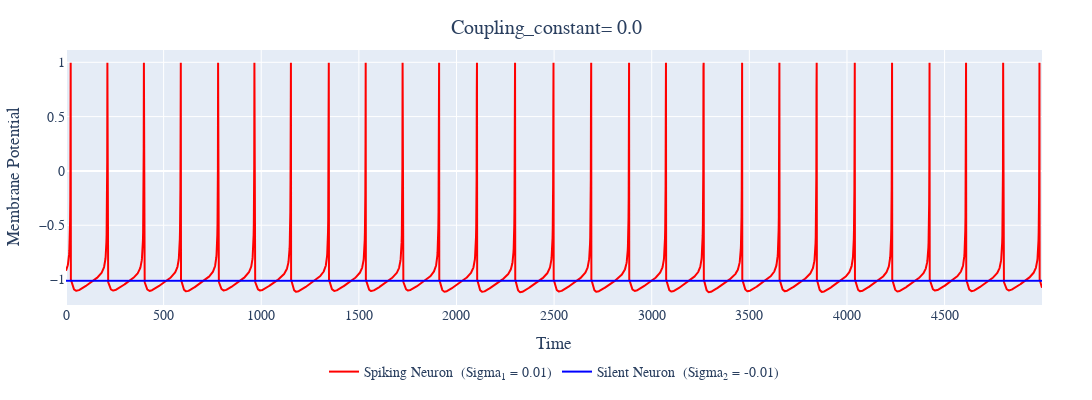
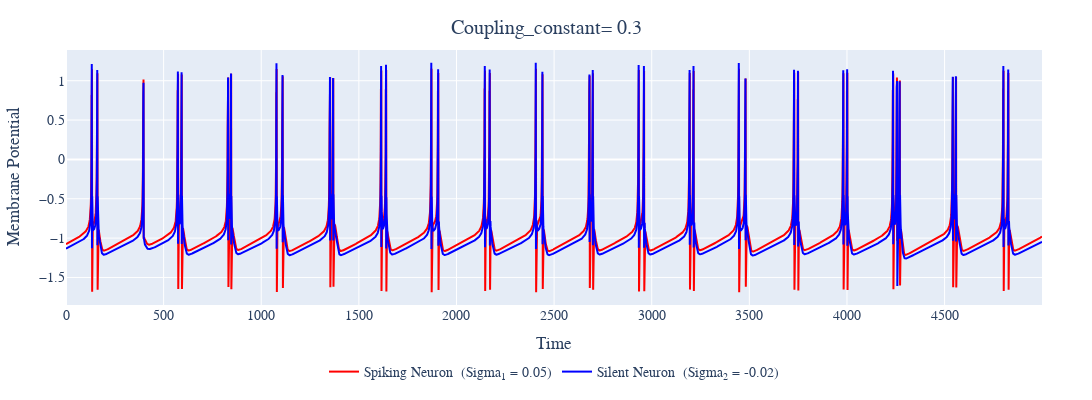

The cell these charts' notebook holds for them, in order:
### Code cell
T = 20000
# time = np.arange(T)
mu = 0.001


#spiking
x1 = -1
y1 = -1
alpha1 = 4
# sigma1 = 0.01

#silent
x2 = -1
y2 = -3
alpha2 = 4 
# sigma2 = 0.01
l = 15000
u = T

time = np.arange(T-l)

# coupling_const = 0.1

def plot_rc(sigma1, sigma2, alpha1, alpha2, coupling_const):
    x1list, y1list, x2list, y2list = coupled_rulkov(x1, y1, x2, y2, mu, alpha1, sigma1, alpha2, sigma2, T, coupling_const) 


    # fig = go.Figure()

    # fig.add_trace(
    #     go.Scatter(x = time[l:u], y = x1list[l:u] , mode = 'lines', name = 'Membrane potential for Spiking Neuron')
    # )


    # fig.add_trace(
    #     go.Scatter(x=time[l:u], y=x2list[l:u], mode='lines', name ='Membrane Potential for Silent Neuron')
    # )

    
    fig = go.Figure()
    fig.add_trace(
        go.Scatter(x=time, y=x1list[l:u], mode='lines', name=(f"Spiking Neuron  (Sigma<sub>1</sub> = {sigma1})") , line = dict(color = "red"  )) 
    )

    fig.add_trace(
        go.Scatter(x=time, y=x2list[l:u], mode='lines', name=(f"Silent Neuron  (Sigma<sub>2</sub> = {sigma2})") , line = dict(color = "blue" ) ) 
        
    )

    # # Add the trace for x1 only
    # fig.add_trace(
    #     go.Scatter(x=time, y=x1list[l:u], mode='lines', name= 'Spiking Neuron' ,  line = dict(color = "teal") , showlegend=False  ),
    #     row=2, col=1
    # )

    #      # Add the trace for y1 only
    # fig.add_trace(
    #     go.Scatter(x=time[l:u], y=y1list[l:u], mode='lines', name='Spiking Neuron y',  line = dict(color = "darkorange") ),
    #     row=3, col=1
    # )

    # Add the trace for x2 only
    # fig.add_trace(
    #     go.Scatter(x=time, y=x2list[l:u], mode='lines', name='Silent Neuron ',  line = dict(color = "red") ,  showlegend=False   ),
    #     row=3, col=1
    # )
    

    #    # Add the trace for y2 only
    # fig.add_trace(
    #     go.Scatter(x=time[l:u], y=y2list[l:u], mode='lines', name='Silent Neuron y',  line = dict(color = "blue") ),
    #     row=5, col=1
    # )

    fig.update_layout(height=400, width=1300, xaxis_title='Time', yaxis_title='Membrane Potential',  font=dict(family='serif', size=14 ),title_font_family='serif', legend=dict(orientation="h", x=0.5, y=-0.2,xanchor="center", yanchor="top"),  title=dict(text=f"Coupling_constant= {coupling_const}  ", x=0.5, y=0.95),  margin=dict(t=50, b=50, l=50, r=50))
   
    # fig.update_yaxes(title_text='Membrane Potential', row=2, col=1)
    # # fig.update_yaxes(title_text='y-spiking', row=3, col=1)
    # fig.update_yaxes(title_text='Memnrane Potential', row=4, col=1)
    # fig.update_yaxes(title_text='y_silent', row=5, col=1)

    fig.show()


int = interact (plot_rc, sigma1=FloatText(value=0.01, description='Sigma 1', step=0.01), sigma2=FloatText(value=-0.01, description='Sigma 2', step=0.01), alpha1=FloatText(value=4, description='Alpha 1:', step=0.1),  alpha2=FloatText(value=4, description='Alpha 2:', step=0.1), coupling_const=FloatText(value=0, description='Coupling Const:', step = 0.01 ))


display(int)

### Figure 1 — Plotly figure (JSON) as saved in the notebook; plotly's stock layout.template omitted (floating-point values rounded to 4 significant figures; data arrays with more than 128 entries replaced by an {"elided": "..."} marker saying what was removed)
{"data": [{"line": {"color": "red"}, "mode": "lines", "name": "Spiking Neuron  (Sigma<sub>1</sub> = 0.01)", "type": "scatter", "x": {"elided": "5000 int values"}, "y": {"elided": "5000 float values"}}, {"line": {"color": "blue"}, "mode": "lines", "name": "Silent Neuron  (Sigma<sub>2</sub> = -0.01)", "type": "scatter", "x": {"elided": "5000 int values"}, "y": {"elided": "5000 float values"}}], "layout": {"font": {"family": "serif", "size": 14}, "height": 400, "legend": {"orientation": "h", "x": 0.5, "xanchor": "center", "y": -0.2, "yanchor": "top"}, "margin": {"b": 50, "l": 50, "r": 50, "t": 50}, "title": {"font": {"family": "serif"}, "text": "Coupling_constant= 0.0  ", "x": 0.5, "y": 0.95}, "width": 1300, "xaxis": {"title": {"text": "Time"}}, "yaxis": {"title": {"text": "Membrane Potential"}}}}

### Figure 2 — Plotly figure (JSON) as saved in the notebook; plotly's stock layout.template omitted (floating-point values rounded to 4 significant figures; data arrays with more than 128 entries replaced by an {"elided": "..."} marker saying what was removed)
{"data": [{"line": {"color": "red"}, "mode": "lines", "name": "Spiking Neuron  (Sigma<sub>1</sub> = 0.05)", "type": "scatter", "x": {"elided": "5000 int values"}, "y": {"elided": "5000 float values"}}, {"line": {"color": "blue"}, "mode": "lines", "name": "Silent Neuron  (Sigma<sub>2</sub> = -0.02)", "type": "scatter", "x": {"elided": "5000 int values"}, "y": {"elided": "5000 float values"}}], "layout": {"font": {"family": "serif", "size": 14}, "height": 400, "legend": {"orientation": "h", "x": 0.5, "xanchor": "center", "y": -0.2, "yanchor": "top"}, "margin": {"b": 50, "l": 50, "r": 50, "t": 50}, "title": {"font": {"family": "serif"}, "text": "Coupling_constant= 0.3  ", "x": 0.5, "y": 0.95}, "width": 1300, "xaxis": {"title": {"text": "Time"}}, "yaxis": {"title": {"text": "Membrane Potential"}}}}
